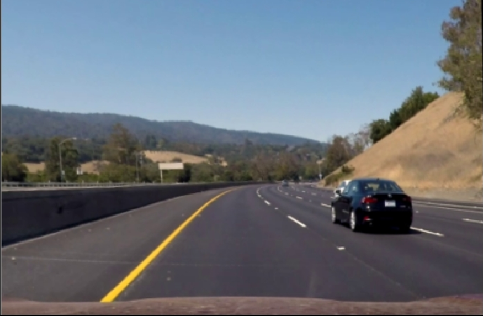
#> input picture 实验3/作业2/代码/2.png, 483 x 316 px
$ python main.py
#> lines starting #> are read from the running program, lines starting #| are printed output that depends on the picture
#> further down, image is the input picture: shape (316, 483, 3); mean B, G, R 121.2, 112.9, 106.2
import cv2
import numpy as np

def detect_lane_lines(image):
    gray = cv2.cvtColor(image, cv2.COLOR_BGR2GRAY)
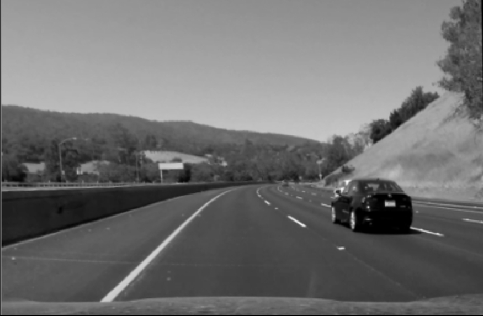
#> gray: shape (316, 483); min 0, max 247, mean 111.8
    blurred = cv2.GaussianBlur(gray, (5, 5), 0)
    edges = cv2.Canny(blurred, 50, 150)
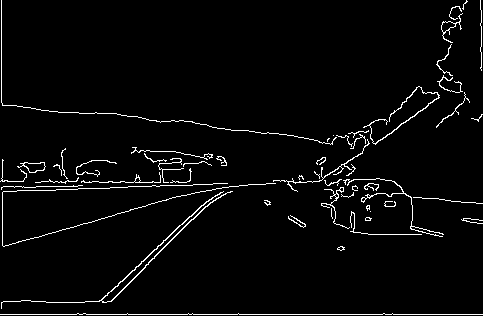
#> edges: shape (316, 483); 3.2% white in thin lines or dots
    rho = 1
    theta = np.pi / 180
    threshold = 140
    min_line_length = 1
    max_line_gap = 5
    lines = cv2.HoughLinesP(edges, rho, theta, threshold, np.array([]),
                            min_line_length, max_line_gap)
#> lines = [[0, 314, 482, 314], [110, 187, 151, 186], [3, 191, 16, 191], [280, 181, 300, 181], [110, 301, 205, 206], [319, 180, 325, 180], [27, 190, 77, 189]]
    line_image = np.zeros_like(image)
    draw_lines(line_image, lines)
    output = cv2.addWeighted(image, 0.8, line_image, 1, 0)
    return output

def draw_lines(image, lines, color=(255, 0, 0), thickness=3):
#> called with lines = array of shape (7, 1, 4), color = (255, 0, 0), thickness = 3
    if lines is not None:
        for line in lines:
            for x1, y1, x2, y2 in line:
                cv2.line(image, (x1, y1), (x2, y2), color, thickness)
#> this loop made 7 passes
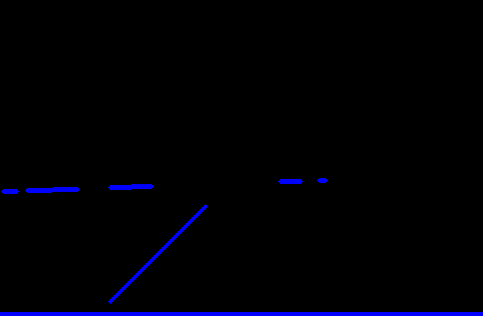
#> image: shape (316, 483, 3); mean of channels 0, 1, 2 5.2, 0, 0; drawn as B, G, R

image = cv2.imread('2.png')

output_image = detect_lane_lines(image)
#> in detect_lane_lines, `output = cv2.addWeighted(image, 0.8, line_image, 1, 0)`:
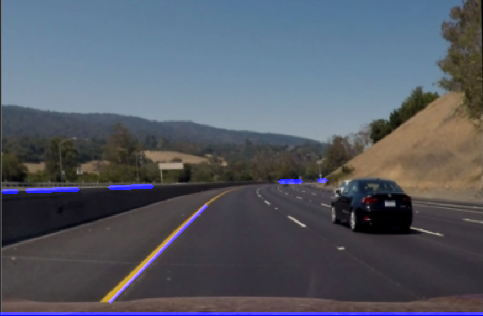
#> output: shape (316, 483, 3); mean B, G, R 101.1, 90.3, 85

cv2.imwrite('Lane Lines Detection.png', output_image)
cv2.imshow('Lane Lines Detection', output_image)
cv2.waitKey(0)
cv2.destroyAllWindows()
